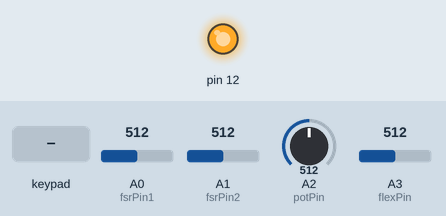
Simulated run of this sketch. Board: Arduino Leonardo, built with avr-gcc and run on an emulated ATmega32U4. Shown: output pins drawn as LEDs (lit = HIGH). The test bench sets the inputs (shaded band); at power-on: A0 (fsrPin1) = 512, A1 (fsrPin2) = 512, A2 (potPin) = 512, A3 (flexPin) = 512. What the sketch prints to the serial monitor is not drawn.

Above: at 1.2 s.
1.3 s: key '0' pressed
Timing chart, 0 to 4.3 s (numbered marks = the images above; inputs shaded):
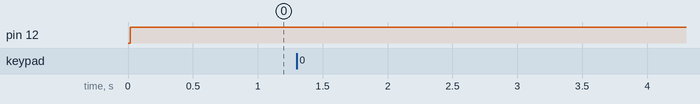

Measured:
- after the input at 1.3 s, every drawn part: stays the same

The sketch:

midi.ino
```cpp
#include <MIDIUSB.h>
#include <movingAvg.h>
#include <Wire.h>
#include "Adafruit_MPR121.h"

#ifndef _BV
#define _BV(bit) (1 << (bit))
#endif

// touch sensor
Adafruit_MPR121 cap = Adafruit_MPR121();
uint16_t lasttouched = 0;
uint16_t currtouched = 0;
const int JELLO_PIN_START = 0;
const int JELLO_PIN_END = 5;
int jelloHoldTimes[12];

int fsrPin1 = A0;
int fsrPin2 = A1;
int flexPin = A3;
int potPin = A2;

movingAvg avgFsr1(20);
movingAvg avgFsr2(20);
movingAvg avgPot(20);
movingAvg avgFlex(20);

int potPrev = -1;
int songPlaying = 0;

void setup() {
  Serial.begin(9600);
  avgFsr1.begin();
  avgFsr2.begin();
  avgPot.begin();
  avgFlex.begin();

  pinMode(12, OUTPUT);

  while (!Serial) {
    delay(10);
  }
  if (!cap.begin(0x5A)) {
    Serial.println("MPR121 not found, check wiring?");
    while (1);
  }
  Serial.println("MPR121 found!");

  for(int i = JELLO_PIN_START; i <= JELLO_PIN_END; i++) {
    jelloHoldTimes[i] = 0;
  }
}

void loop() {
  currtouched = cap.touched();

  int fsr1 = analogRead(fsrPin1);
  int fsr2 = analogRead(fsrPin2);
  int fsrAvg1 = avgFsr1.reading(fsr1);
  int fsrAvg2 = avgFsr2.reading(fsr2);

  int pot = analogRead(potPin);
  int potAvg = avgPot.reading(pot);
  int flex = analogRead(flexPin);
  int flexAvg = avgFlex.reading(flex);

  int potNote = map(potAvg, 350, 700, 0, 5);

  Serial.print("FSR1: ");
  Serial.print(fsrAvg1);
  Serial.print(", ");
  Serial.print("FSR2: ");
  Serial.print(fsrAvg2);
  Serial.print(", ");
  Serial.print("POT: ");
  Serial.print(potAvg);
  Serial.print(", ");
  Serial.print("POTNOTE: ");
  Serial.print(potNote);
  Serial.print(", ");
  Serial.print("FLEX: ");
  Serial.println(flexAvg);

  int flexThresholdMin = 200;
  int flexThresholdMax = 440;
  if (flexAvg > flexThresholdMax) {
    int flexNote = map(flexAvg, 400, 640, 40, 80);
    Serial.println(flexNote);
    noteOn(9, flexNote, 10);
  }

  if (fsrAvg1 > 70) {
    int fsrMap1 = map(min(80, fsrAvg1), 70, 80, 0, 90);
    sendCCMessage(8, fsrMap1);
  }

  if (fsrAvg2 > 350) {
    int fsrMap2 = map(min(500, fsrAvg2), 350, 500, 0, 127);
    sendCCMessage(11, fsrMap2);
  }

  if (potNote != potPrev) {
    noteOn(10, 40 + potNote * 5, 10);
  }
  potPrev = potNote;

  // 0 = big left
  // 1 = 3 right
  // 2 = 3 bottom
  // 3 = big right
  // 4 = by FSRs
  // 5 = 3 left
  for(int i = JELLO_PIN_START; i <= JELLO_PIN_END; i++) {
    // it if *is* touched and *wasnt* touched before, alert!
    if ((currtouched & _BV(i)) && !(lasttouched & _BV(i)) ) {
      Serial.print(i); Serial.println(" touched");
      switch(i) {
        case 4:
          if (songPlaying == 0) {
            songPlaying = 1;
            sendMIDIStartPlayback();
          // sendCCMessage(5, 1);
          } else {
            songPlaying = 0;
            sendMIDIStopPlayback();
            // sendCCMessage(6, 0);
          }
          break;
        default:
          jelloHoldTimes[i] = millis();
      }
    }
    // if it *was* touched and now *isnt*, alert!
    if (!(currtouched & _BV(i)) && (lasttouched & _BV(i)) ) {
      Serial.print(i); Serial.println(" released");
      int note1 = holdTimeToNote(jelloHoldTimes[i], millis());
      switch(i) {
        case 0:
          noteOn(4, 60, 10);
          break;
        case 4:
          break;
        case 3:
          noteOn(3, 60, 10);
          break;
        default:
          noteOn(i, note1, 10);
      }
      jelloHoldTimes[i] = 0;
    }
  }

  digitalWrite(12, 1);
  lasttouched = currtouched;
  delay(50);
}

int holdTimeToNote(long start, long end) {
  long diff = end - start;
  int cap = 1500;
  diff = min(diff, cap);
  return map(diff, 0, cap, 70, 30);
}

int holdTimeToPitch(long start, long end) {
  long diff = end - start;
  int cap = 1500;
  diff = min(diff, cap);
  return map(diff, 0, cap, 200, 60);
}

void sendMIDIStopPlayback() {
  byte controlChangeNumber = 0x41;  // Control Change number for start playback
  byte value = 127;  // You can adjust this value as needed

  midiEventPacket_t midiEvent = {0x0B, 0xB0 | 6, controlChangeNumber, value};
  MidiUSB.sendMIDI(midiEvent);
}

void sendMIDIStartPlayback() {
  byte controlChangeNumber = 0x40;  // Control Change number for start playback
  byte value = 127;  // You can adjust this value as needed

  midiEventPacket_t midiEvent = {0x0B, 0xB0 | 6, controlChangeNumber, value};
  MidiUSB.sendMIDI(midiEvent);
}

void sendCCMessage(byte channel, byte value) {
  byte status = 0xB0;
  midiEventPacket_t midiMsg = {status >> 4, status, channel, value};
  MidiUSB.sendMIDI(midiMsg);
}

// channel is not 0 based
void noteOn(byte channel, byte note, byte velocity) {
  byte cmd = 0x90 + (channel - 1);
  midiEventPacket_t midiMsg = {cmd >> 4, cmd, note, velocity};
  MidiUSB.sendMIDI(midiMsg);
}

// channel is not 0 based
void noteOff(byte channel, byte note, byte velocity) {
  byte cmd = 0x80 + (channel - 1);
  midiEventPacket_t midiMsg = {cmd >> 4, cmd, note, velocity};
  MidiUSB.sendMIDI(midiMsg);
}
```
